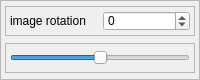
                          <widget class="QFrame" name="frame_10">
                           <property name="maximumSize">
                            <size>
                             <width>16777215</width>
                             <height>80</height>
                            </size>
                           </property>
                           <property name="frameShape">
                            <enum>QFrame::StyledPanel</enum>
                           </property>
                           <property name="frameShadow">
                            <enum>QFrame::Raised</enum>
                           </property>
                           <layout class="QVBoxLayout" name="verticalLayout_13">
                            <property name="leftMargin">
                             <number>4</number>
                            </property>
                            <property name="topMargin">
                             <number>4</number>
                            </property>
                            <property name="rightMargin">
                             <number>4</number>
                            </property>
                            <property name="bottomMargin">
                             <number>4</number>
                            </property>
                            <item>
                             <widget class="QFrame" name="frame_19">
                              <property name="minimumSize">
                               <size>
                                <width>0</width>
                                <height>0</height>
                               </size>
                              </property>
                              <property name="maximumSize">
                               <size>
                                <width>16777215</width>
                                <height>30</height>
                               </size>
                              </property>
                              <property name="frameShape">
                               <enum>QFrame::StyledPanel</enum>
                              </property>
                              <property name="frameShadow">
                               <enum>QFrame::Raised</enum>
                              </property>
                              <layout class="QHBoxLayout" name="horizontalLayout_10">
                               <property name="leftMargin">
                                <number>4</number>
                               </property>
                               <property name="topMargin">
                                <number>4</number>
                               </property>
                               <property name="rightMargin">
                                <number>4</number>
                               </property>
                               <property name="bottomMargin">
                                <number>4</number>
                               </property>
                               <item>
                                <widget class="QLabel" name="label_17">
                                 <property name="text">
                                  <string>image rotation</string>
                                 </property>
                                </widget>
                               </item>
                               <item>
                                <widget class="QSpinBox" name="imgRotationSpinbox">
                                 <property name="minimum">
                                  <number>-180</number>
                                 </property>
                                 <property name="maximum">
                                  <number>180</number>
                                 </property>
                                </widget>
                               </item>
                              </layout>
                             </widget>
                            </item>
                            <item>
                             <widget class="QFrame" name="frame_20">
                              <property name="minimumSize">
                               <size>
                                <width>0</width>
                                <height>0</height>
                               </size>
                              </property>
                              <property name="maximumSize">
                               <size>
                                <width>16777215</width>
                                <height>30</height>
                               </size>
                              </property>
                              <property name="frameShape">
                               <enum>QFrame::StyledPanel</enum>
                              </property>
                              <property name="frameShadow">
                               <enum>QFrame::Raised</enum>
                              </property>
                              <layout class="QHBoxLayout" name="horizontalLayout_18">
                               <property name="leftMargin">
                                <number>4</number>
                               </property>
                               <property name="topMargin">
                                <number>4</number>
                               </property>
                               <property name="rightMargin">
                                <number>4</number>
                               </property>
                               <property name="bottomMargin">
                                <number>4</number>
                               </property>
                               <item>
                                <widget class="QSlider" name="imgRotationSlider">
                                 <property name="minimum">
                                  <number>-180</number>
                                 </property>
                                 <property name="maximum">
                                  <number>180</number>
                                 </property>
                                 <property name="orientation">
                                  <enum>Qt::Horizontal</enum>
                                 </property>
                                </widget>
                               </item>
                              </layout>
                             </widget>
                            </item>
                           </layout>
                          </widget>
